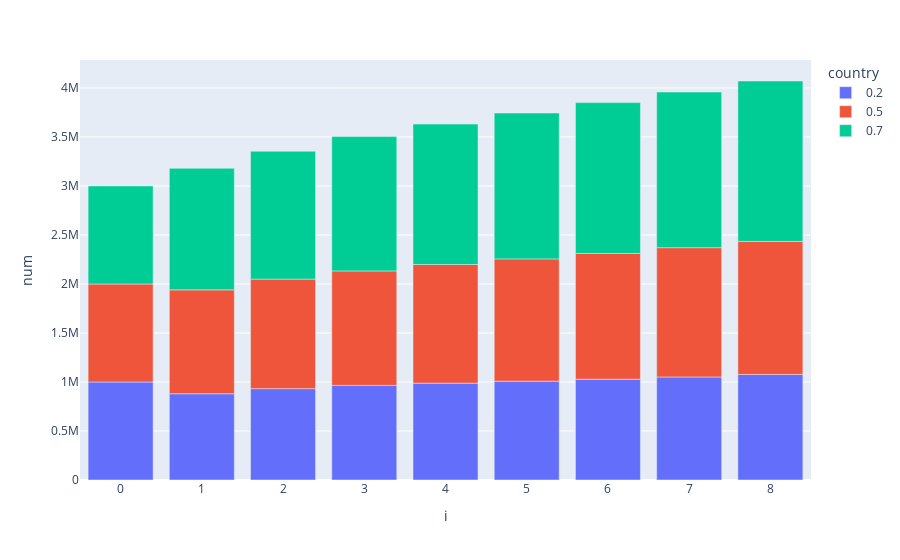

The notebook cell this image was saved under:
### Code cell
fig = px.bar(df1.groupby(['country', 'i'], as_index=False).sum(), x='i', y='num', color='country')
fig.show()

### Figure 1 — Plotly figure (JSON) as saved in the notebook; plotly's stock layout.template omitted (floating-point values rounded to 4 significant figures)
{"data": [{"alignmentgroup": "True", "hovertemplate": "country=0.2<br>i=%{x}<br>num=%{y}<extra></extra>", "legendgroup": "0.2", "marker": {"color": "#636efa", "pattern": {"shape": ""}}, "name": "0.2", "offsetgroup": "0.2", "orientation": "v", "showlegend": true, "textposition": "auto", "type": "bar", "x": [0, 1, 2, 3, 4, 5, 6, 7, 8], "xaxis": "x", "y": [1000000, 880000, 932000, 965200, 988400, 1008112, 1028365, 1051216, 1077423], "yaxis": "y"}, {"alignmentgroup": "True", "hovertemplate": "country=0.5<br>i=%{x}<br>num=%{y}<extra></extra>", "legendgroup": "0.5", "marker": {"color": "#EF553B", "pattern": {"shape": ""}}, "name": "0.5", "offsetgroup": "0.5", "orientation": "v", "showlegend": true, "textposition": "auto", "type": "bar", "x": [0, 1, 2, 3, 4, 5, 6, 7, 8], "xaxis": "x", "y": [1000000, 1060000, 1118000, 1168000, 1210400, 1247920, 1283484, 1319362, 1356994], "yaxis": "y"}, {"alignmentgroup": "True", "hovertemplate": "country=0.7<br>i=%{x}<br>num=%{y}<extra></extra>", "legendgroup": "0.7", "marker": {"color": "#00cc96", "pattern": {"shape": ""}}, "name": "0.7", "offsetgroup": "0.7", "orientation": "v", "showlegend": true, "textposition": "auto", "type": "bar", "x": [0, 1, 2, 3, 4, 5, 6, 7, 8], "xaxis": "x", "y": [1000000, 1240000, 1304000, 1370800, 1432400, 1487728, 1538604, 1587509, 1636567], "yaxis": "y"}], "layout": {"barmode": "relative", "legend": {"title": {"text": "country"}, "tracegroupgap": 0}, "margin": {"t": 60}, "xaxis": {"anchor": "y", "domain": [0, 1], "title": {"text": "i"}}, "yaxis": {"anchor": "x", "domain": [0, 1], "title": {"text": "num"}}}}
